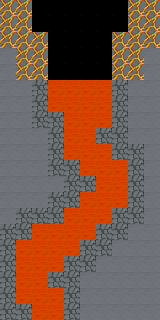

Tiled map render using the project's own tile images. Description and the whole map definition, tile-layer contents included, below:
An orthogonal 10x20 tile map with 16x16 px tiles, 2 tile layers (Tile Layer 1, Tile Layer 1), 2 tilesets.

<map version="1.10" tiledversion="1.11.2" orientation="orthogonal" renderorder="right-down" width="10" height="20" tilewidth="16" tileheight="16" infinite="0" nextlayerid="3" nextobjectid="1">
 <tileset firstgid="1" source="Blocks.tsx" />
 <tileset firstgid="65" source="../Blocks.tsx" />
 <layer id="2" name="Tile Layer 1" width="10" height="20">
  <data encoding="csv">
0,0,1,1,1,1,1,1,0,0,
0,0,1,1,1,1,1,1,0,0,
0,0,0,1,1,1,1,0,0,0,
0,0,0,1,1,1,1,0,0,0,
0,0,0,1,1,1,1,0,0,0,
0,0,0,28,28,28,28,0,0,0,
0,0,0,28,28,28,28,0,0,0,
0,0,0,0,28,28,28,0,0,0,
0,0,0,0,28,28,0,0,0,0,
0,0,0,0,28,28,28,0,0,0,
0,0,0,0,0,28,28,28,0,0,
0,0,0,0,0,0,28,28,0,0,
0,0,0,0,0,28,28,28,0,0,
0,0,0,0,28,28,28,0,0,0,
0,0,28,28,28,28,0,0,0,0,
0,28,28,28,28,0,0,0,0,0,
0,28,28,28,0,0,0,0,0,0,
0,28,28,0,0,0,0,0,0,0,
0,28,28,28,0,0,0,0,0,0,
0,0,28,28,0,0,0,0,0,0
</data>
 </layer>
 <layer id="1" name="Tile Layer 1" width="10" height="20">
  <data encoding="csv">
29,29,1,1,1,1,1,1,29,29,
29,29,1,1,1,1,1,1,29,29,
29,29,29,1,1,1,1,29,29,29,
4,29,29,1,1,1,1,29,29,4,
4,29,29,1,1,1,1,29,29,4,
4,4,9,0,0,0,0,9,4,4,
4,4,9,0,0,0,0,9,4,4,
4,4,9,9,0,0,0,9,4,4,
4,4,4,9,0,0,9,9,4,4,
4,4,4,9,0,0,0,9,9,4,
4,4,4,9,9,0,0,0,9,4,
4,4,4,4,9,9,0,0,9,4,
4,4,4,9,9,0,0,0,9,4,
4,9,9,9,0,0,0,9,9,4,
9,9,0,0,0,0,9,9,4,4,
9,0,0,0,0,9,9,4,4,4,
9,0,0,0,9,9,4,4,4,4,
9,0,0,9,9,4,4,4,4,4,
9,0,0,0,9,4,4,4,4,4,
9,9,0,0,9,4,4,4,4,4
</data>
 </layer>
</map>
